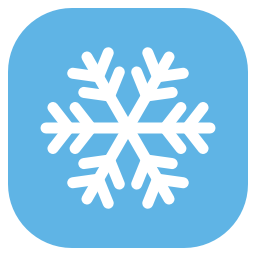
#> input picture packaging/seasonfall.png, 256 x 256 px, found by its file name
$ python make_icns.py
#> lines starting #> are read from the running program, lines starting #| are printed output that depends on the picture
"""Generate a macOS .icns icon from the SeasonFall PNG (runs on any OS).

Modern macOS reads PNG-encoded icon chunks, so packing PNGs of the standard
sizes into an icns container produces a fully valid Finder/Dock icon.
"""
import io
import struct

from PIL import Image

SRC = "packaging/seasonfall.png"
OUT = "packaging/seasonfall.icns"

src = Image.open(SRC).convert("RGBA")
#> src is the input picture: PIL image 256x256 RGBA; mean R, G, B, A 106.8, 162.3, 194.3, 210.4

chunks = b""
for cid, size in ((b"ic07", 128), (b"ic08", 256), (b"ic09", 512)):
    img = src.resize((size, size), Image.LANCZOS)
    buf = io.BytesIO()
    img.save(buf, "PNG")
    data = buf.getvalue()
    chunks += cid + struct.pack(">I", len(data) + 8) + data
#> this loop made 3 passes
#> pass 1, `img = src.resize((size, size), Image.LANCZOS)`:
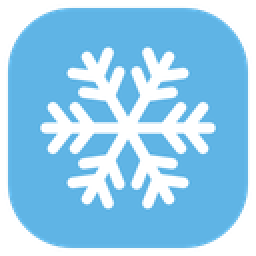
#> img: PIL image 128x128 RGBA (shown 2 times larger); mean R, G, B, A 109.1, 171.3, 205, 210.4; transparent parts drawn white
#> pass 3, `img = src.resize((size, size), Image.LANCZOS)`:
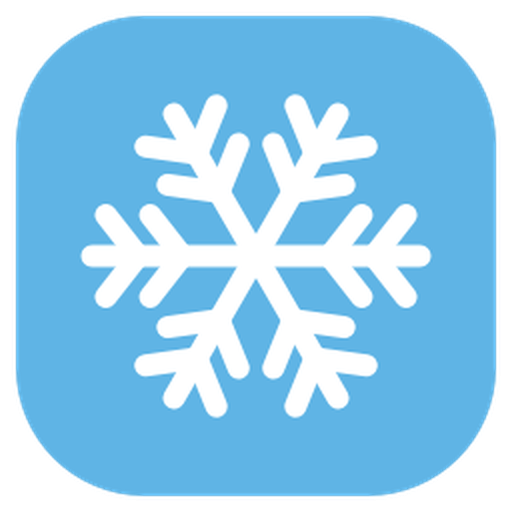
#> img: PIL image 512x512 RGBA; mean R, G, B, A 108.4, 165.3, 198.5, 210.4; transparent parts drawn white

with open(OUT, "wb") as f:
    f.write(b"icns" + struct.pack(">I", len(chunks) + 8) + chunks)

print("wrote", OUT, len(chunks) + 8, "bytes")
#| wrote packaging/seasonfall.icns 109574 bytes
